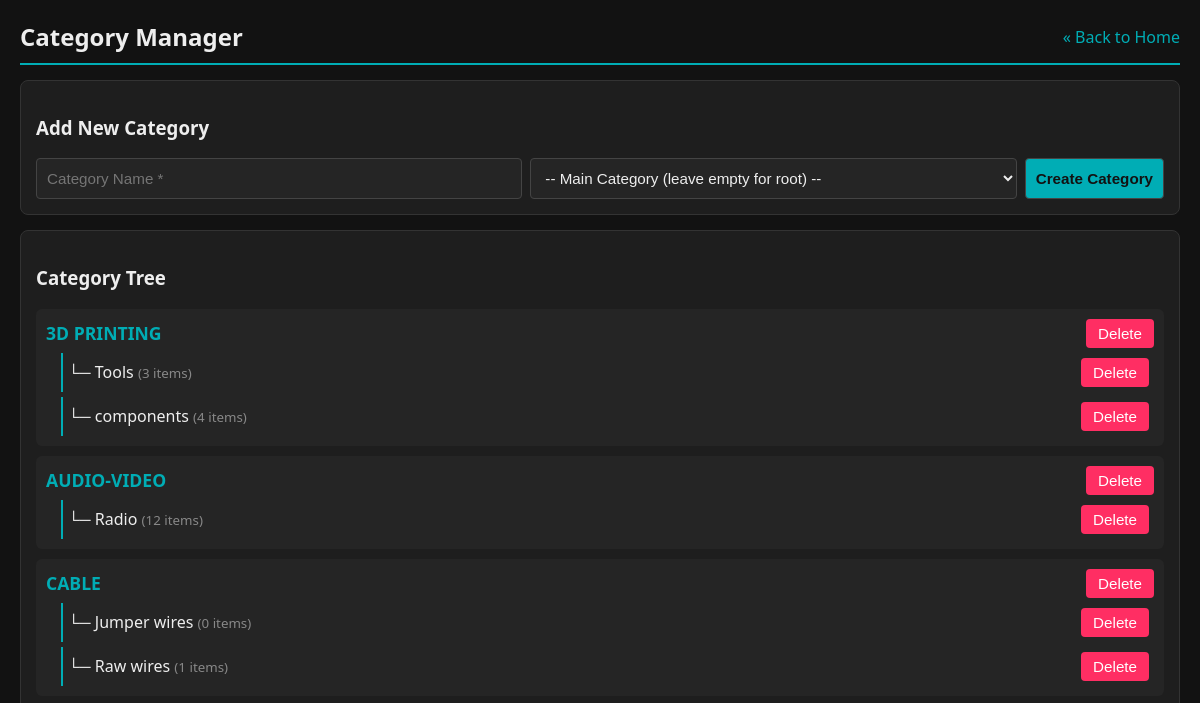
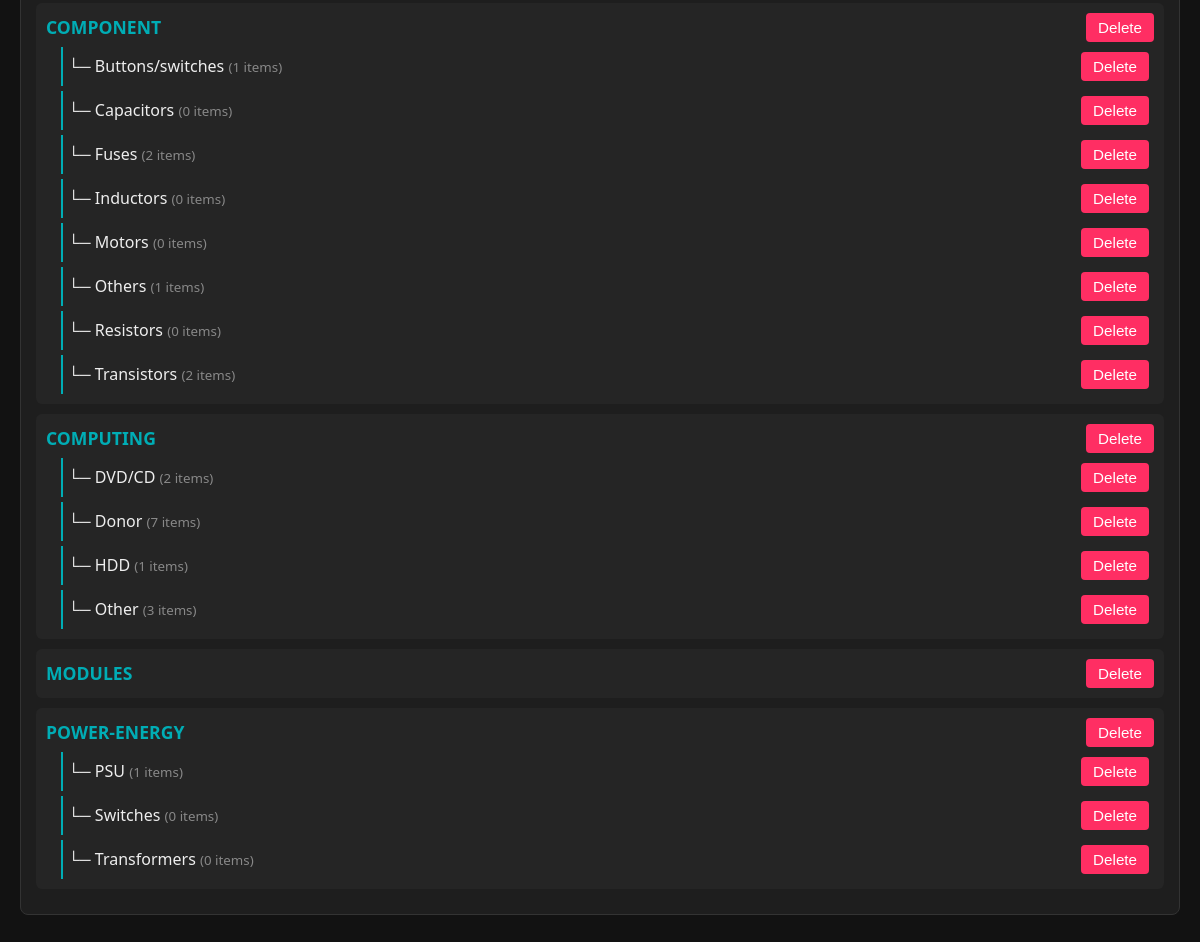
Page /categories on the earlier database version (2 pictures, top to bottom).
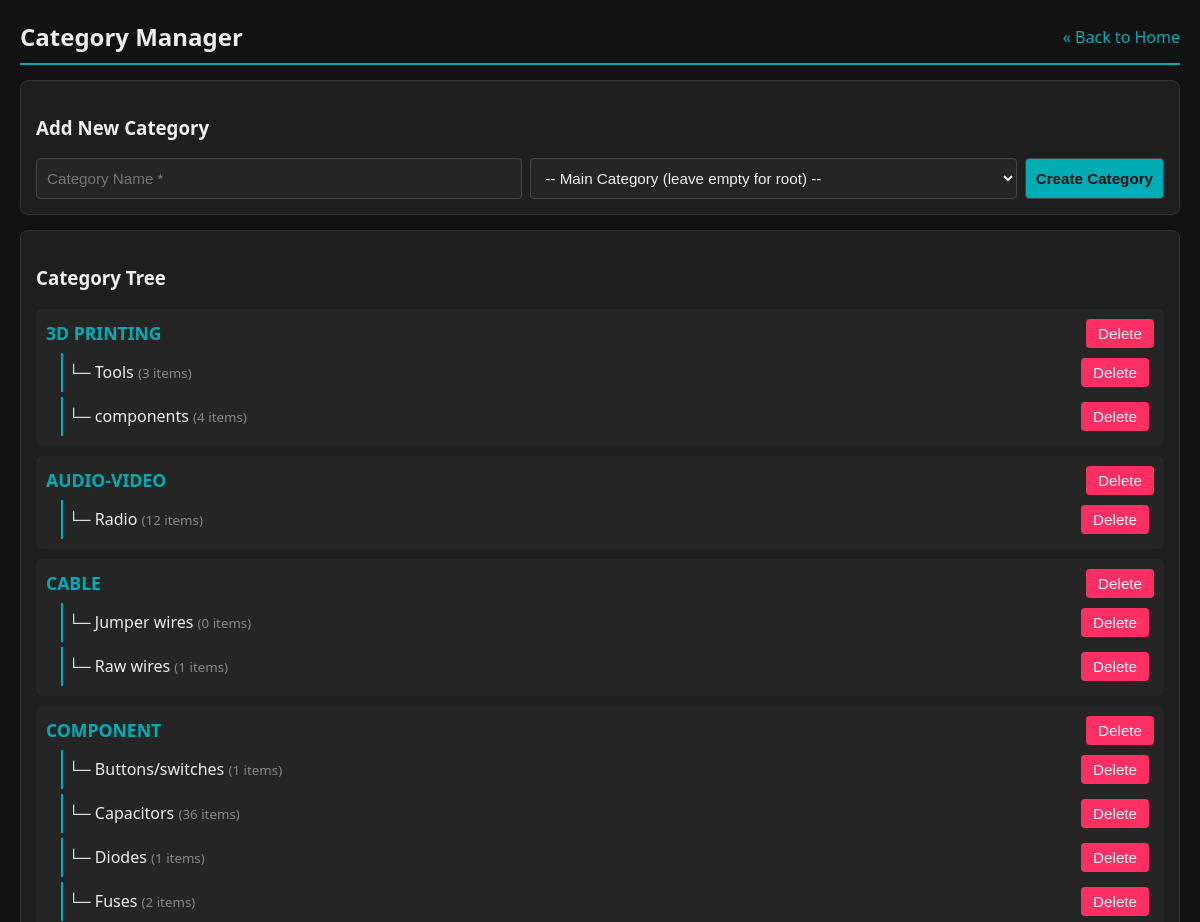
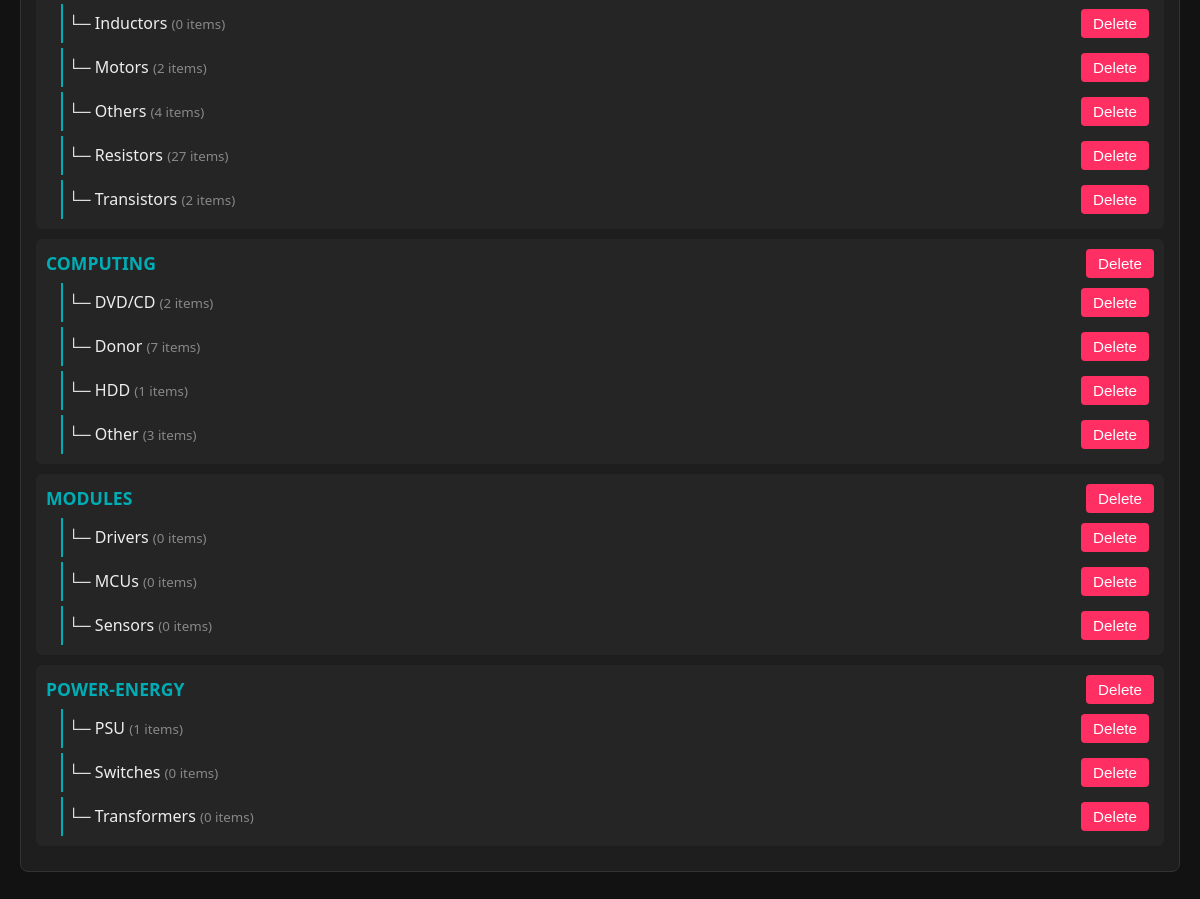
Same page on the later database version (2 pictures, top to bottom).
### tables this page shows
CREATE TABLE categories (
            id INTEGER PRIMARY KEY AUTOINCREMENT,
            name TEXT NOT NULL,
            parent_id INTEGER,
            FOREIGN KEY (parent_id) REFERENCES categories (id) ON DELETE CASCADE
        );

### app.py (the view)
@app.get("/categories", response_class=HTMLResponse)
async def manage_categories(request: Request):
    config = load_config()
    db = db_module.get_db()
    mains = db.execute("SELECT * FROM categories WHERE parent_id IS NULL ORDER BY name ASC").fetchall()
    category_tree = []
    for m in mains:
        subs = db.execute("""
            SELECT c.*, COUNT(i.id) as item_count
            FROM categories c
            LEFT JOIN items i ON c.id = i.category_id
            WHERE c.parent_id = ?
            GROUP BY c.id
            ORDER BY c.name ASC
        """, (m['id'],)).fetchall()
        category_tree.append({
            "id": m['id'],
            "name": m['name'],
            "subs": subs
        })
    db.close()
    return templates.TemplateResponse(
        request=request,
        name="categories.html",
        context={
            "mains": mains,
            "category_tree": category_tree,
            "mode": config.get("mode")
        }
    )

### templates/categories.html (shortened to what this page needs)
<!DOCTYPE html>
<html lang="en">
<head>
</head>
<body>
    <header>
        <h1>Category Manager</h1>
        <a href="/">« Back to Home</a>
    </header>
    <div class="box">
        <h3>Add New Category</h3>
        <form method="post" action="/add-category" class="add-cat-form">
            <input type="text" name="name" placeholder="Category Name *" required>
            <select name="parent_id">
                <option value="">-- Main Category (leave empty for root) --</option>
            </select>
            <button type="submit" style="background: #00adb5; color: #121212; font-weight: bold; min-height: 40px;">Create Category</button>
        </form>
    </div>
    <div class="box cat-tree">
        <h3>Category Tree</h3>
        {% for cat in category_tree %}
            <div class="main-cat">
                <div style="display: flex; justify-content: space-between; align-items: center;">
                    <strong style="color: #00adb5; font-size: 1.1em;">{{ cat.name }}</strong>
                    <form method="post" action="/delete-category/{{ cat.id }}" style="display:inline;">
                        <button type="submit" class="btn-danger" onclick="return confirm('Delete this main category?')">Delete</button>
                    </form>
                </div>
                {% for sub in cat.subs %}
                    <div class="sub-cat">
                        <span>└─ {{ sub.name }} <small style="color: #888;">({{ sub.item_count }} items)</small></span>
                        <form method="post" action="/delete-category/{{ sub.id }}" style="display:inline;">
                            <button type="submit" class="btn-danger" onclick="return confirm('Delete this subcategory?')">Delete</button>
                        </form>
                    </div>
                {% endfor %}
            </div>
        {% endfor %}
    </div>
</body>
</html>

### templates/categories.html (style rules this page uses)
* { box-sizing: border-box; }
body { font-family: 'Segoe UI', sans-serif; background: #121212; color: #eee; margin: 0; padding: 12px; }
@media (min-width: 768px) { body { padding: 20px; } }
header { display: flex; justify-content: space-between; align-items: center; border-bottom: 2px solid #00adb5; padding-bottom: 10px; flex-wrap: wrap; gap: 10px; }
h1 { margin: 0; font-size: 1.5rem; }
a { color: #00adb5; text-decoration: none; }
.box { background: #1e1e1e; padding: 15px; border-radius: 8px; margin: 15px 0; border: 1px solid #333; }
.cat-tree { margin-top: 15px; }
.main-cat { background: #252525; padding: 10px; margin: 10px 0; border-radius: 6px; }
.sub-cat { margin-left: 15px; padding: 5px; border-left: 2px solid #00adb5; display: flex; justify-content: space-between; align-items: center; margin-top: 5px; }
input, select, button { background: #252525; color: #eee; border: 1px solid #444; padding: 10px; border-radius: 4px; font-size: 0.95rem; }
form.add-cat-form { display: flex; flex-direction: column; gap: 8px; }
@media (min-width: 600px) { form.add-cat-form { flex-direction: row; } }
@media (min-width: 600px) { input, select { flex: 1; } }
.btn-danger { background: #ff2e63; color: white; border: none; cursor: pointer; padding: 6px 12px; border-radius: 4px; }

Differences in the rows shown:
computed for categories "Capacitors": item_count "0" → "36"
added categories: name "Diodes", item_count "1", shown under "COMPONENT"
computed for categories "Motors": item_count "0" → "2"
computed for categories "Others": item_count "1" → "4"
computed for categories "Resistors": item_count "0" → "27"
added categories: name "Drivers", item_count "0", shown under "MODULES"
added categories: name "MCUs", item_count "0", shown under "MODULES"
added categories: name "Sensors", item_count "0", shown under "MODULES"
